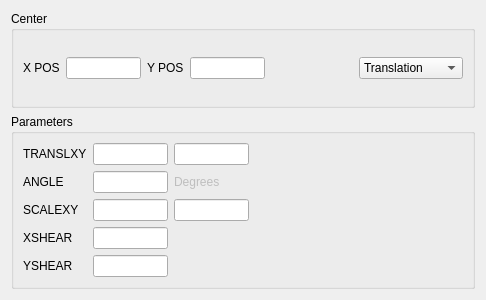
<?xml version="1.0" encoding="UTF-8"?>
<ui version="4.0">
 <class>transform</class>
 <widget class="QFrame" name="transform">
  <property name="geometry">
   <rect>
    <x>0</x>
    <y>0</y>
    <width>486</width>
    <height>300</height>
   </rect>
  </property>
  <property name="windowTitle">
   <string>Frame</string>
  </property>
  <property name="frameShape">
   <enum>QFrame::NoFrame</enum>
  </property>
  <property name="frameShadow">
   <enum>QFrame::Raised</enum>
  </property>
  <layout class="QVBoxLayout" name="verticalLayout">
   <item>
    <widget class="QGroupBox" name="groupBox">
     <property name="title">
      <string>Center</string>
     </property>
     <layout class="QHBoxLayout" name="horizontalLayout">
      <item>
       <widget class="QLabel" name="label">
        <property name="text">
         <string>X POS</string>
        </property>
       </widget>
      </item>
      <item>
       <widget class="QLineEdit" name="xposLine">
        <property name="maximumSize">
         <size>
          <width>75</width>
          <height>16777215</height>
         </size>
        </property>
       </widget>
      </item>
      <item>
       <widget class="QLabel" name="label_2">
        <property name="text">
         <string>Y POS</string>
        </property>
       </widget>
      </item>
      <item>
       <widget class="QLineEdit" name="yposLine">
        <property name="maximumSize">
         <size>
          <width>75</width>
          <height>16777215</height>
         </size>
        </property>
       </widget>
      </item>
      <item>
       <spacer name="horizontalSpacer_2">
        <property name="orientation">
         <enum>Qt::Horizontal</enum>
        </property>
        <property name="sizeHint" stdset="0">
         <size>
          <width>40</width>
          <height>20</height>
         </size>
        </property>
       </spacer>
      </item>
      <item>
       <widget class="QComboBox" name="operationBox">
        <item>
         <property name="text">
          <string>Translation</string>
         </property>
        </item>
        <item>
         <property name="text">
          <string>Rotation</string>
         </property>
        </item>
        <item>
         <property name="text">
          <string>Scaling</string>
         </property>
        </item>
        <item>
         <property name="text">
          <string>X Reflection</string>
         </property>
        </item>
        <item>
         <property name="text">
          <string>Y Reflection</string>
         </property>
        </item>
        <item>
         <property name="text">
          <string>PC Reflection</string>
         </property>
        </item>
        <item>
         <property name="text">
          <string>X Shear</string>
         </property>
        </item>
        <item>
         <property name="text">
          <string>Y Shear</string>
         </property>
        </item>
       </widget>
      </item>
     </layout>
    </widget>
   </item>
   <item>
    <widget class="QGroupBox" name="groupBox_2">
     <property name="title">
      <string>Parameters</string>
     </property>
     <layout class="QGridLayout" name="gridLayout_2">
      <item row="0" column="0">
       <widget class="QLabel" name="label_3">
        <property name="text">
         <string>TRANSLXY</string>
        </property>
       </widget>
      </item>
      <item row="0" column="1">
       <widget class="QLineEdit" name="translxLine">
        <property name="maximumSize">
         <size>
          <width>75</width>
          <height>16777215</height>
         </size>
        </property>
       </widget>
      </item>
      <item row="0" column="2">
       <widget class="QLineEdit" name="translyLine">
        <property name="sizePolicy">
         <sizepolicy hsizetype="Minimum" vsizetype="Preferred">
          <horstretch>0</horstretch>
          <verstretch>0</verstretch>
         </sizepolicy>
        </property>
        <property name="maximumSize">
         <size>
          <width>75</width>
          <height>16777215</height>
         </size>
        </property>
       </widget>
      </item>
      <item row="0" column="3">
       <spacer name="horizontalSpacer">
        <property name="orientation">
         <enum>Qt::Horizontal</enum>
        </property>
        <property name="sizeHint" stdset="0">
         <size>
          <width>40</width>
          <height>20</height>
         </size>
        </property>
       </spacer>
      </item>
      <item row="1" column="0">
       <widget class="QLabel" name="label_4">
        <property name="text">
         <string>ANGLE</string>
        </property>
       </widget>
      </item>
      <item row="1" column="1">
       <widget class="QLineEdit" name="angleLine">
        <property name="maximumSize">
         <size>
          <width>75</width>
          <height>16777215</height>
         </size>
        </property>
       </widget>
      </item>
      <item row="1" column="2">
       <widget class="QLabel" name="label_5">
        <property name="enabled">
         <bool>false</bool>
        </property>
        <property name="text">
         <string>Degrees</string>
        </property>
       </widget>
      </item>
      <item row="2" column="0">
       <widget class="QLabel" name="label_6">
        <property name="text">
         <string>SCALEXY</string>
        </property>
       </widget>
      </item>
      <item row="2" column="1">
       <widget class="QLineEdit" name="scalexLine">
        <property name="maximumSize">
         <size>
          <width>75</width>
          <height>16777215</height>
         </size>
        </property>
       </widget>
      </item>
      <item row="2" column="2">
       <widget class="QLineEdit" name="scaleyLine">
        <property name="maximumSize">
         <size>
          <width>75</width>
          <height>16777215</height>
         </size>
        </property>
       </widget>
      </item>
      <item row="3" column="0">
       <widget class="QLabel" name="label_8">
        <property name="text">
         <string>XSHEAR</string>
        </property>
       </widget>
      </item>
      <item row="4" column="0">
       <widget class="QLabel" name="label_9">
        <property name="text">
         <string>YSHEAR</string>
        </property>
       </widget>
      </item>
      <item row="3" column="1">
       <widget class="QLineEdit" name="xshearLine">
        <property name="maximumSize">
         <size>
          <width>75</width>
          <height>16777215</height>
         </size>
        </property>
       </widget>
      </item>
      <item row="4" column="1">
       <widget class="QLineEdit" name="yshearLine">
        <property name="maximumSize">
         <size>
          <width>75</width>
          <height>16777215</height>
         </size>
        </property>
       </widget>
      </item>
     </layout>
    </widget>
   </item>
  </layout>
 </widget>
 <resources/>
 <connections/>
</ui>
